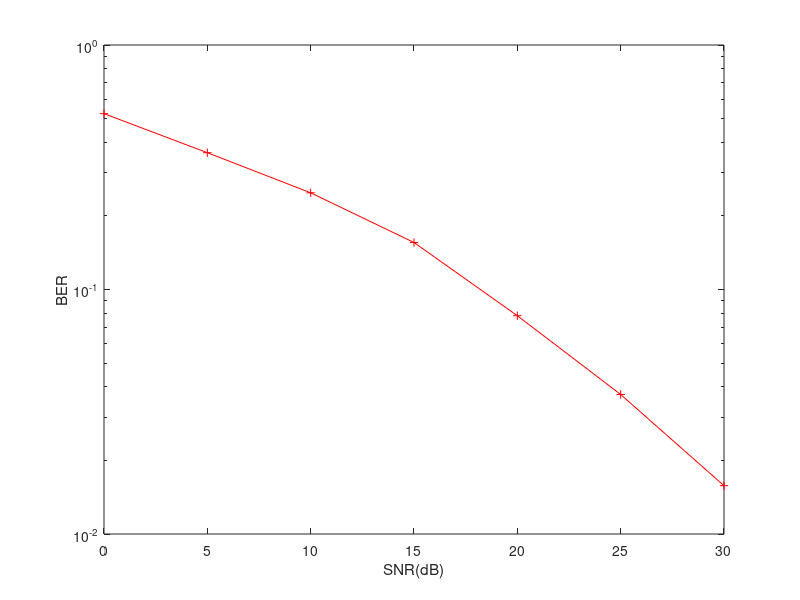

MATLAB code to generate this figure:
x=0:5:30;
y=[0.5238 0.3627 0.2486 0.1557 0.07813 0.03721 .01576];
semilogy(x,y,'r-+');
xlabel('SNR(dB)');
ylabel('BER');